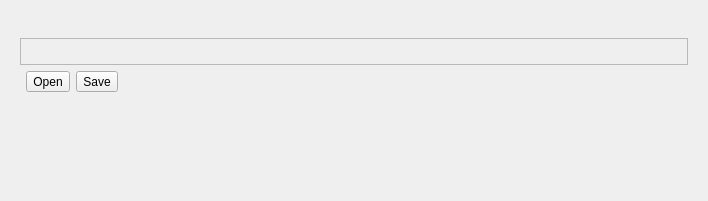
                       <widget class="QWidget" name="TabLABShadowsHighlights">
                        <property name="geometry">
                         <rect>
                          <x>0</x>
                          <y>0</y>
                          <width>708</width>
                          <height>201</height>
                         </rect>
                        </property>
                        <attribute name="label">
                         <string>Shadows / Highlights</string>
                        </attribute>
                        <layout class="QVBoxLayout" name="verticalLayout_210">
                         <item>
                          <widget class="QWidget" name="widget_124" native="true">
                           <layout class="QVBoxLayout" name="verticalLayout_209">
                            <item>
                             <widget class="QWidget" name="ShadowsHighlightsFineWidget" native="true"/>
                            </item>
                            <item>
                             <widget class="QWidget" name="ShadowsHighlightsCoarseWidget" native="true"/>
                            </item>
                            <item>
                             <widget class="QWidget" name="ShadowsHighlightsRadiusWidget" native="true"/>
                            </item>
                            <item>
                             <widget class="QFrame" name="ShadowsHighlightsCurveCentralWidget">
                              <property name="sizePolicy">
                               <sizepolicy hsizetype="Expanding" vsizetype="Expanding">
                                <horstretch>0</horstretch>
                                <verstretch>0</verstretch>
                               </sizepolicy>
                              </property>
                              <property name="minimumSize">
                               <size>
                                <width>20</width>
                                <height>20</height>
                               </size>
                              </property>
                              <property name="autoFillBackground">
                               <bool>true</bool>
                              </property>
                              <property name="frameShape">
                               <enum>QFrame::StyledPanel</enum>
                              </property>
                              <property name="frameShadow">
                               <enum>QFrame::Sunken</enum>
                              </property>
                             </widget>
                            </item>
                            <item>
                             <widget class="QWidget" name="widget_125" native="true">
                              <layout class="QHBoxLayout" name="horizontalLayout_70">
                               <property name="sizeConstraint">
                                <enum>QLayout::SetFixedSize</enum>
                               </property>
                               <property name="margin">
                                <number>0</number>
                               </property>
                               <item>
                                <widget class="QWidget" name="CurveShadowsHighlightsWidget" native="true"/>
                               </item>
                               <item>
                                <widget class="QToolButton" name="CurveShadowsHighlightsOpenButton">
                                 <property name="toolTip">
                                  <string>Open</string>
                                 </property>
                                 <property name="text">
                                  <string>Open</string>
                                 </property>
                                 <property name="icon">
                                  <iconset resource="../photivo.qrc">
                                   <normaloff>:/photivo/Icons/folder_grey_open.png</normaloff>:/photivo/Icons/folder_grey_open.png</iconset>
                                 </property>
                                 <property name="iconSize">
                                  <size>
                                   <width>16</width>
                                   <height>16</height>
                                  </size>
                                 </property>
                                 <property name="toolButtonStyle">
                                  <enum>Qt::ToolButtonIconOnly</enum>
                                 </property>
                                </widget>
                               </item>
                               <item>
                                <widget class="QToolButton" name="CurveShadowsHighlightsSaveButton">
                                 <property name="toolTip">
                                  <string>Save</string>
                                 </property>
                                 <property name="text">
                                  <string>Save</string>
                                 </property>
                                 <property name="icon">
                                  <iconset resource="../photivo.qrc">
                                   <normaloff>:/photivo/Icons/filesave.png</normaloff>:/photivo/Icons/filesave.png</iconset>
                                 </property>
                                 <property name="iconSize">
                                  <size>
                                   <width>16</width>
                                   <height>16</height>
                                  </size>
                                 </property>
                                 <property name="toolButtonStyle">
                                  <enum>Qt::ToolButtonIconOnly</enum>
                                 </property>
                                </widget>
                               </item>
                               <item>
                                <spacer name="ShadowsHighlightsCurveTabHorizontalSpacer">
                                 <property name="orientation">
                                  <enum>Qt::Horizontal</enum>
                                 </property>
                                 <property name="sizeHint" stdset="0">
                                  <size>
                                   <width>40</width>
                                   <height>20</height>
                                  </size>
                                 </property>
                                </spacer>
                               </item>
                              </layout>
                             </widget>
                            </item>
                           </layout>
                          </widget>
                         </item>
                         <item>
                          <spacer name="verticalSpacer_109">
                           <property name="orientation">
                            <enum>Qt::Vertical</enum>
                           </property>
                           <property name="sizeHint" stdset="0">
                            <size>
                             <width>20</width>
                             <height>55</height>
                            </size>
                           </property>
                          </spacer>
                         </item>
                        </layout>
                       </widget>
